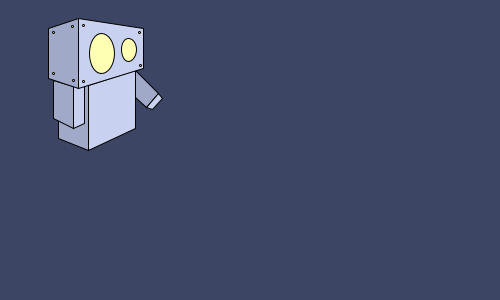
Frame 1 (no input)
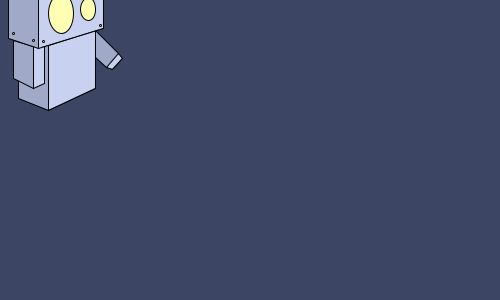
Frame 60 (the mouse pressed at the canvas centre just before this capture)
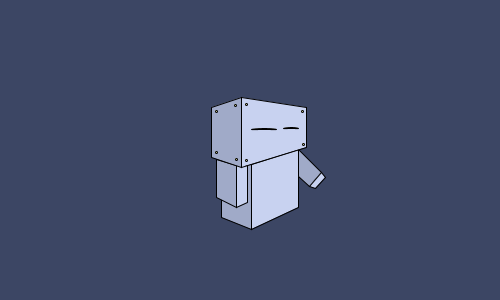
Frame 120 (the mouse held since frame 60 and released just before this capture)

The Processing sketch that drew these frames (run headless with seeded random() and noise(); from frame 60 on, the mouse is pressed at the canvas centre):

// Processing sketch: processing_24592
// ── processing_24592.pde

float x = 50; 
float y = 50;
float easing = 0.03;


void setup() {
  
  
size(500,300);
smooth();

}


void draw () {
//println(mousePressed);
  //println("Draw is running");
  //println(frameCount);
 
background(60,70,100);

float targetX = mouseX;
x += (targetX - x) * easing;

float targetY = mouseY;
y += (targetY - y) * easing;

//begin robot

//body
fill(160,170,200);
quad(x+10,y+33,x+40,y+37,x+40,y+102,x+10,y+90);
fill(200,210,240);
quad(x+40,y+37,x+87,y+22,x+87,y+80,x+40,y+102);

//rightarm
fill(160,170,200);
quad(x+5,y+32,x+25,y+38,x+25,y+80,x+5,y+70);
fill(200,210,240);
quad(x+25,y+38,x+36,y+38,x+36,y+75,x+25,y+80);

//leftarm
fill(160,170,200);
quad(x+87,y+22,x+110,y+45,x+98,y+59,x+87,y+49);
fill(200,210,240);
quad(x+110,y+45,x+114,y+50,x+104,y+61,x+98,y+59);

//head
fill(160,170,200);
quad(x,y-20,x+30,y-30,x+30,y+40,x,y+30);//leftbitofhead
fill(200,210,240);
quad(x+30,y-30,x+95,y-20,x+95,y+20,x+30,y+40);//rightbitofhead



//eyes
fill(255,255,180);
//if mouse pressed robot shuts eyes
if (mousePressed) {
 ellipse(x+53,y+2,25,1);
  ellipse(x+80,y+1,15,1);
}
else {
ellipse(x+53,y+5,25,40);
ellipse(x+80,y+1,15,23);
 
}


//rivets
ellipse(x+5,y-16,2,2);
ellipse(x+24,y-22,2,2);
ellipse(x+5,y+25,2,2);
ellipse(x+25,y+32,2,2);
ellipse(x+35,y-23,2,2);
ellipse(x+91,y-16,2,2);
ellipse(x+92,y+17,2,2);
ellipse(x+35,y+33,2,2);  



}
